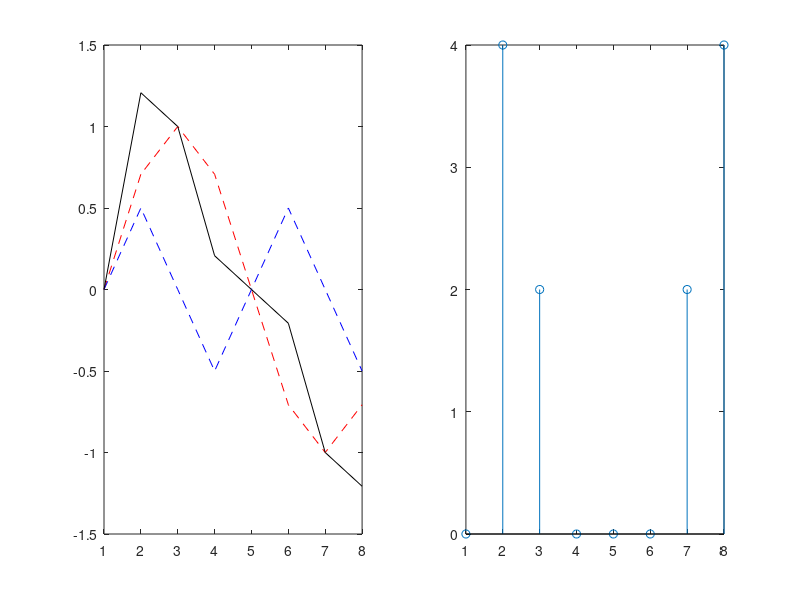
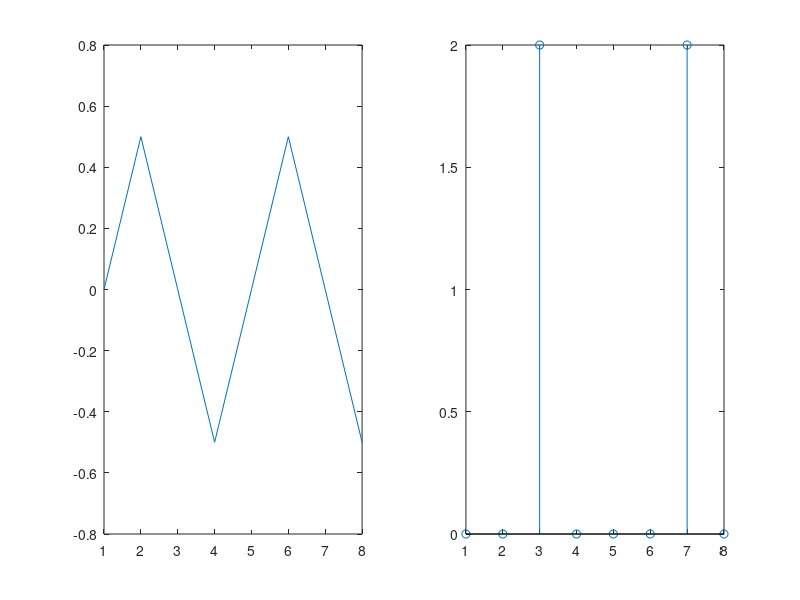
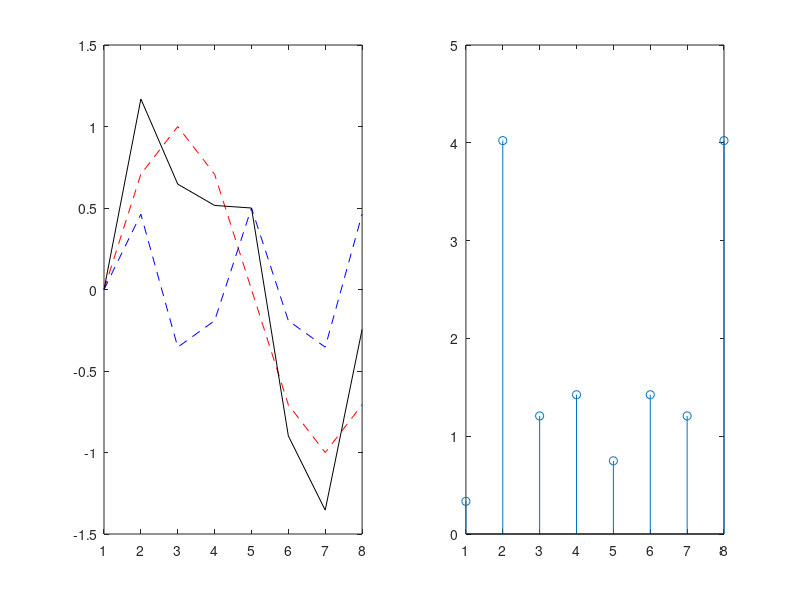
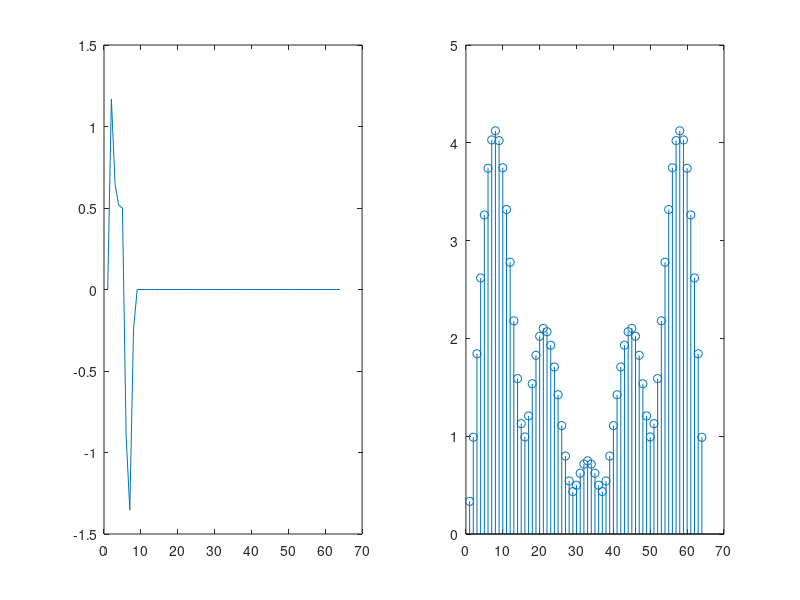

Write MATLAB code to recreate these figures, in order.
function unu
    
    close all;
    clear all;
    
    N = 8;
    K = 64;
    
    A1 = 1; 
    A2 = 0.5; 
    
    fs = 8000; 
    f1 = 1000; 
    f2 = 2000;
    ts = 1 / fs; 
    
    t = ts * (0 : N - 1);
    s1 = A1 * sin(2 * pi * f1 * t); 
    s2 = A2 * sin(2 * pi * f2 * t);
    s = s1 + s2;
    
    figure(1);
    subplot(1, 2, 1);
    plot(s1, 'r', 'linestyle', '--'); hold on;
    plot(s2, 'b', 'linestyle', '--'); hold on;
    plot(s, 'color', 'black');
    
    subplot(1, 2, 2);
    FFT = abs(fft(s));
    stem(FFT);
    
    % -------------------------------------------------------------------------
    
    figure(2);
    subplot(1, 2, 1);
    plot(s2);
    
    subplot(1, 2, 2);
    FFT2 = abs(fft(s2));
    stem(FFT2);
    
    % -------------------------------------------------------------------------
    
    s2 = A2 * sin(2 * pi * 2500 * t);
    s = s1 + s2;
    
    figure(3);
    subplot(1, 2, 1);
    plot(s1, 'r', 'linestyle', '--'); hold on;
    plot(s2, 'b', 'linestyle', '--'); hold on;
    plot(s, 'color', 'black');
    
    subplot(1, 2, 2);
    FFT = abs(fft(s));
    stem(FFT);
    
    % -------------------------------------------------------------------------
    
    s3 = zeros(1, K);
    s3(1 : N) = s(:);
    
    figure(4);
    subplot(1, 2, 1);
    plot(s3);
    
    subplot(1, 2, 2);
    FFT = abs(fft(s3));
    stem(FFT);
    
    % -------------------------------------------------------------------------
    
    s2 = A2 * sin(2 * pi * f2 * t);
    s = s1 + s2;
    s4 = zeros(1, K);
    s4(1 : N) = s(:);
    
    figure(5);
    subplot(1, 2, 1);
    plot(s4);
    
    subplot(1, 2, 2);
    FFT = abs(fft(s4));
    stem(FFT);
    
endfunction